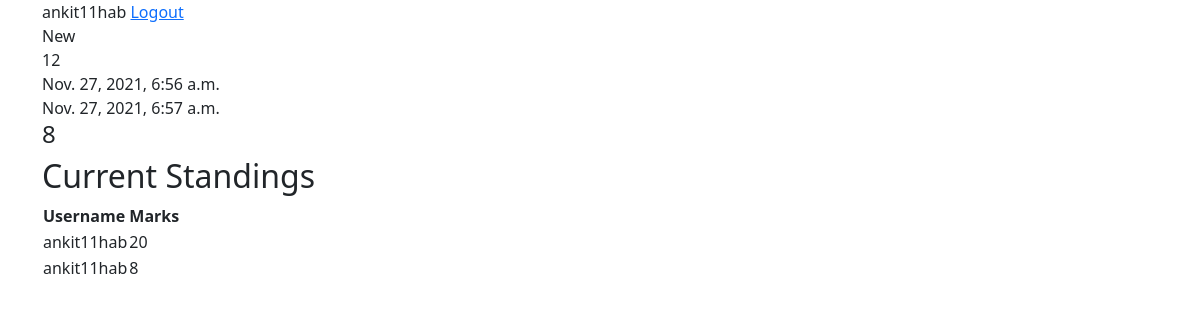
/question/5 (signed in), run on the app's committed database.
### base/models.py (models this page shows, shortened)
class Question(models.Model):
    title = models.CharField(max_length=200)
    classs = models.IntegerField()
    start_time = models.DateTimeField()
    end_time = models.DateTimeField()
    paper_file = models.FileField(upload_to ='uploads/')
    answer_key = models.CharField(max_length=200,default="")
    marks_per_question = models.IntegerField(default=4)

### users/models.py (models this page shows, shortened)
class Submission(models.Model):
    question = models.ForeignKey(Question, on_delete=models.CASCADE)
    submitted_answer = models.CharField(max_length=200)
    marks_obtd = models.IntegerField(default=0)
    submitted = models.BooleanField(default=False)
    user = models.ForeignKey(User, on_delete=models.CASCADE)

### base/views.py (the view)
# urls.py: path('question/<int:pk>', views.detail_view, name='question-detail'),
@login_required
def detail_view(request,pk):
    question = Question.objects.get(pk = pk)
    all_submissions = Submission.objects.filter(submitted=True)
    if Submission.objects.filter(question=question, user = request.user).first():
        submission = Submission.objects.filter(question=question, user = request.user).first()
    else:
        submission = Submission(question=question, submitted=False, submitted_answer = "", user = request.user)
        submission.save()
    return render(request, 'base/question_detail.html', {'question':question,'submission':submission,'all_submissions':all_submissions})

### base/templates/base/question_detail.html
{% extends 'base/base.html' %}
{% block content %}
{{ user.username }}
<a href="{% url 'logout' %}">Logout</a>
<div>{{ question.title }}</div>
<div>{{ question.classs }}</div>
<div>{{ question.start_time }}</div>
<div>{{ question.end_time }}</div>
{% if submission.submitted %}
    <h4>{{submission.marks_obtd}}</h4>
    <h2>Current Standings</h2>
    <table>
        <tr>
            <th>Username</th>
            <th>Marks</th>
        </tr>
        {% for curr_submission in all_submissions %}
        <tr>
            <td>{{ curr_submission.user.username }}</td>
            <td>{{ curr_submission.marks_obtd }}</td>
        </tr>
        {% endfor %}
    </table>
{% else %}
    <a href = "{% url 'answer-form' question.id %}">Attempt</a>
{% endif %}
{% endblock %}

### data on the page
Question: title "New", classs "12", start_time "Nov. 27, 2021, 6:56 a.m.", end_time "Nov. 27, 2021, 6:57 a.m."
Submission: marks_obtd "8", user.username "ankit11hab"
Submission: user.username "ankit11hab", marks_obtd "20"

### other printed values
{{ user.username }} "ankit11hab"
